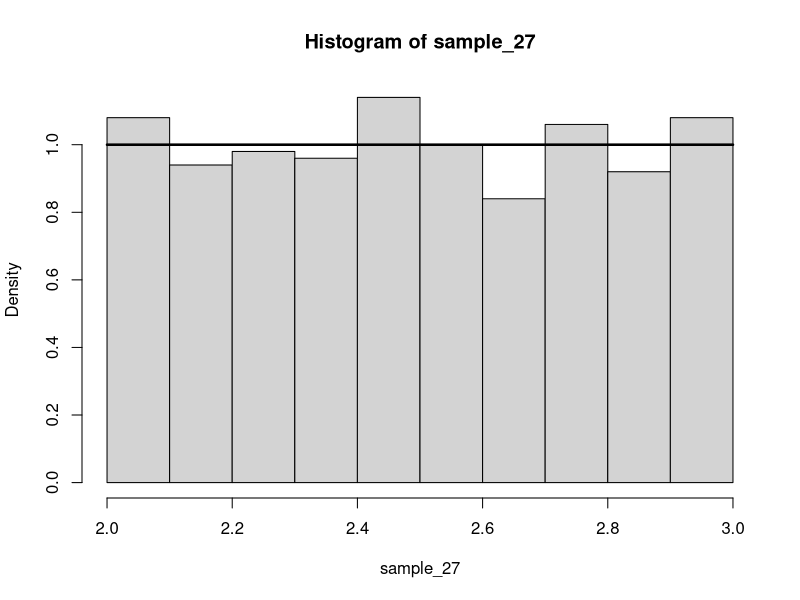
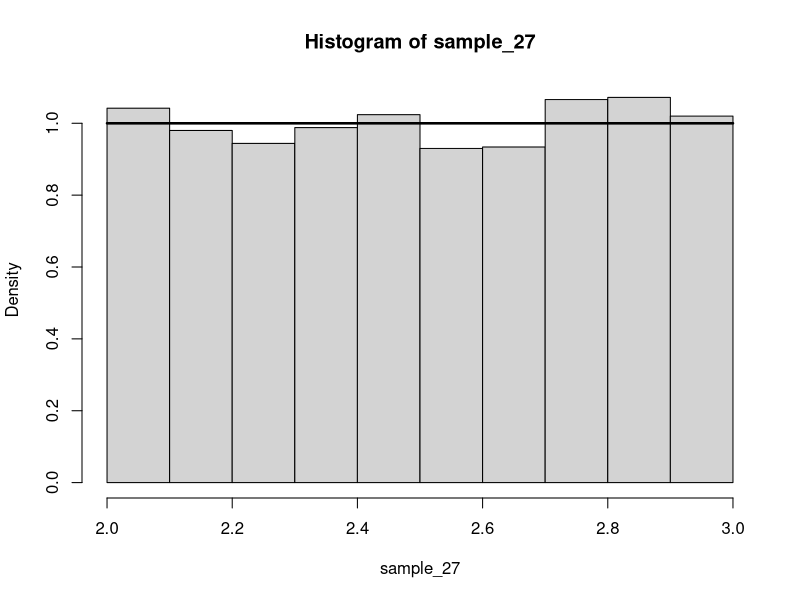
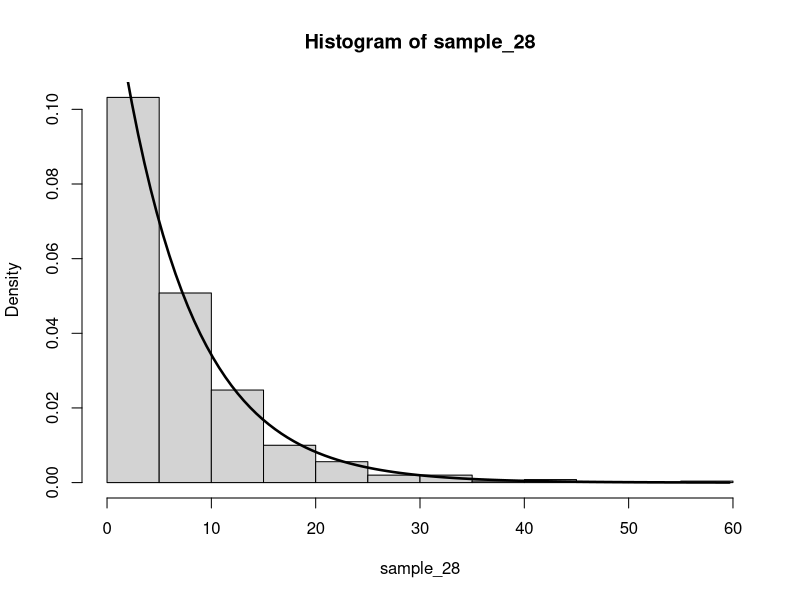
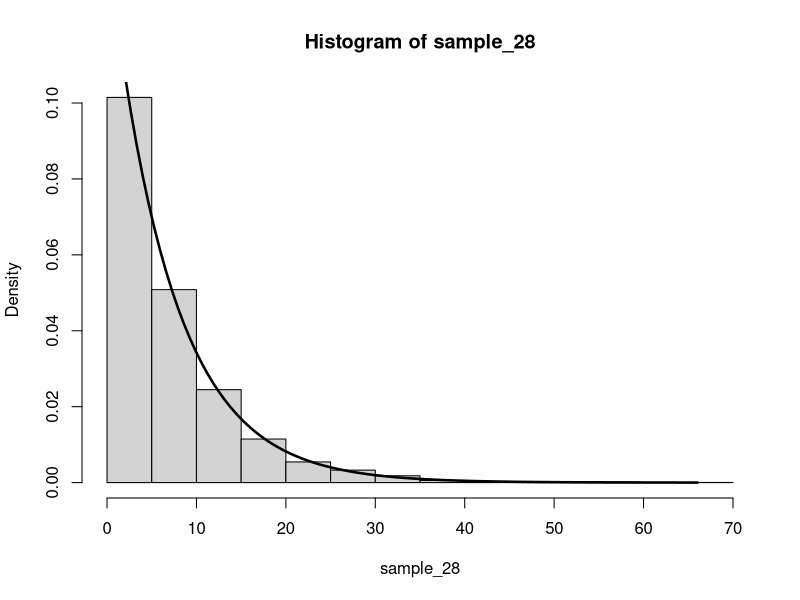
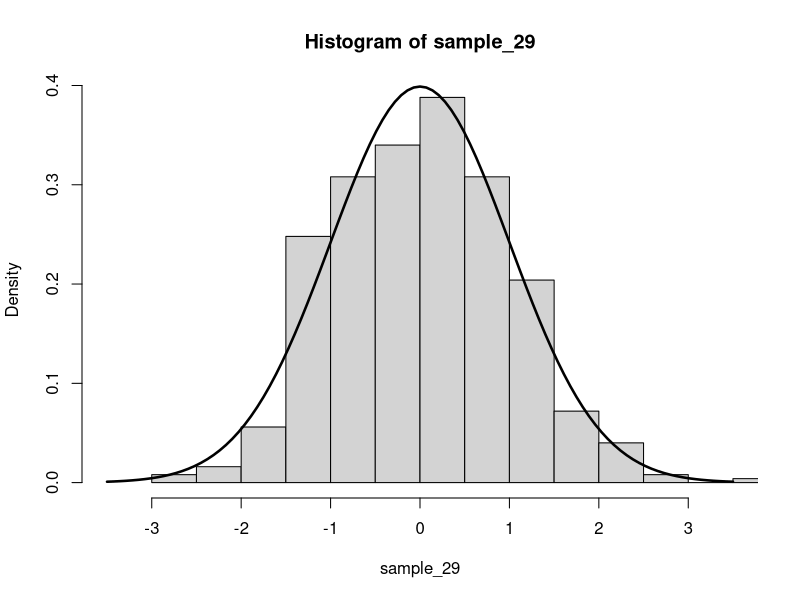
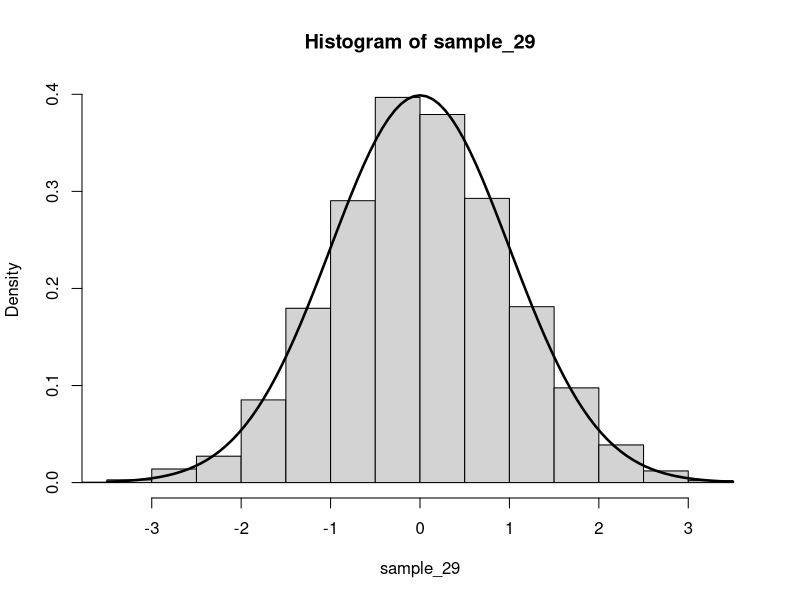
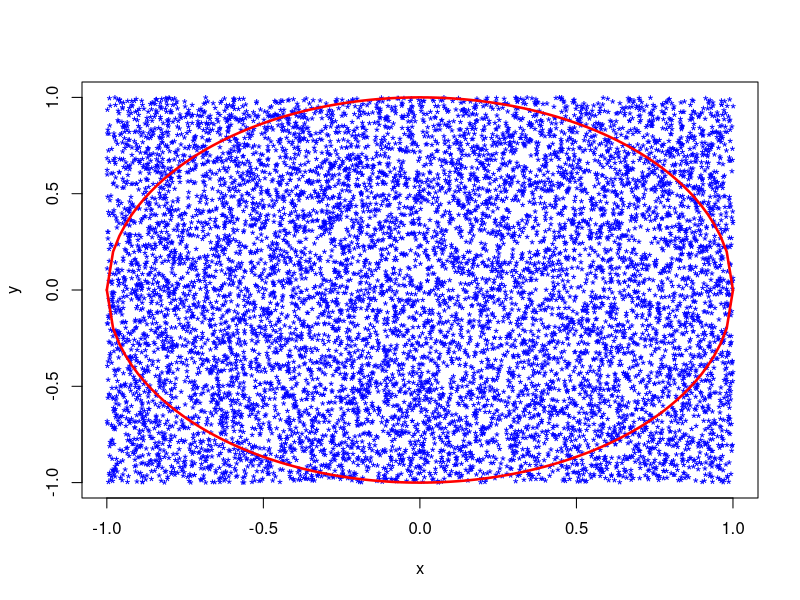
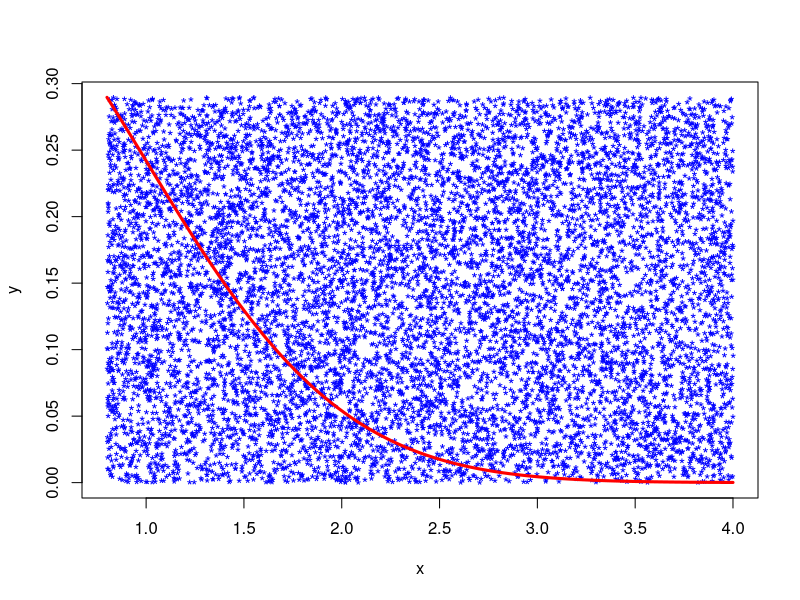

The R script that drew these images, in order:
# Task 27
plot27 <- function(number) {
  sample_27 <- runif(number, 2, 3)
  hist(sample_27, probability=T)
  curve(dunif(x, 2, 3), from=2, to=3, add=T, lwd=2.5)
}
plot27(500)
plot27(5000)


# Task 28
plot28 <- function(number) {
  sample_28 <- rexp(number, rate=1/7)
  hist(sample_28, probability=T)
  curve(dexp(x, rate=1/7), from=0, to=max(sample_28), add=T, lwd=2.5)
}
plot28(500)
plot28(5000)


# Task 29
plot29 <- function(number) {
  sample_29 <- rnorm(number, 0, 1)
  hist(sample_29, probability=T, xlim=c(-3.5, 3.5))
  curve(dnorm(x, 0, 1), add=T, lwd=2.5)
}
plot29(500)
plot29(5000)


# Task 30
task30_a <- punif(250, min=248, max=255)
# solution: ~0.29
task30_b <- qunif(1 - 0.95, min=248, max=255)


# Task 31
task31_a <- 1 - pexp(10, rate=1/10)
# solution: ~0.37
task30_b <- pexp(11, rate=1/10) - pexp(7, rate=1/10)
# solution: ~0.16
task31_c <- qexp(1 - 0.97, rate=1/10)
# solution: ~0.30


# Task 32
task32_a <- 1 - pnorm(51, 41, 5)
# solution: ~0.02
task32_b <- pnorm(50, 41, 5) - pnorm(45, 41, 5)
# solution: ~0.18
task32_c <- qnorm(0.99, 41, 5)
# solution: ~52.63


# Task 33
task33_sim.A <- function(times) {
  sample_33_A <- rnorm(times, 252, 3)
  sum(sample_33_A > 250) / length(sample_33_A)
}
task33_sim.A(100000)
# solution: ~0.75
task33.A <- 1 - pnorm(250, 252, 3)
# solution: ~0.75

task33_sim.B.helper <- function() {
  sample_33_B <- rnorm(5, 252, 3)
  sum(sample_33_B > 250) < 3
}
task33_sim.B <- function(times) {
  sample_33_B <- replicate(times, task33_sim.B.helper())
  sum(sample_33_B) / length(sample_33_B)
}
task33_sim.B(100000)
#solution: ~0.1
task33.B <- pbinom(2, 5, 1 - pnorm(250, 252, 3))
#solution: ~0.1


# Task 34
n <- 10000
x <- runif(n, -1, 1)
y <- runif(n, -1, 1)
plot(x, y, pch="*", col="blue")
curve(sqrt(1-x^2), from=-1, to=1, add=T, col="red", lwd=2.5)
curve(-sqrt(1-x^2), from=-1, to=1, add=T, col="red", lwd = 2.5)


# Task 35
f <- function(x) {
  exp(-x^2/2)*(1/sqrt(2*pi))
}
n <- 10000
x <- runif(n, 0.8, 4)
y <- runif(n, 0, f(0.8))
plot(x, y, pch="*", col="blue")
curve(f(x), from=0.8, to=4, add=T, col="red", lwd=3)


# Task 36
task36_a <- 1 - pnorm(240, 260, 50)
# solution: ~0.66
task36_b <- pnorm(300, 260, 500) - pnorm(180, 260, 50)
# solution: ~0.4
task36_c <- qnorm(0.9, 260, 50)
# solution: ~324.08


# Task 37
task37_a <- pnorm(200, 205, 2)
# solution: ~0.006
task37_b <- pnorm(205, 205, 2) - pnorm(200, 205, 2)
# solution: ~0.49


# Task 38
task38_a <- 1 - pexp(10, rate=1/5)
# solution: ~0.14
task38_b <- qexp(0.5, rate=1/5)
# solution: ~3.47
